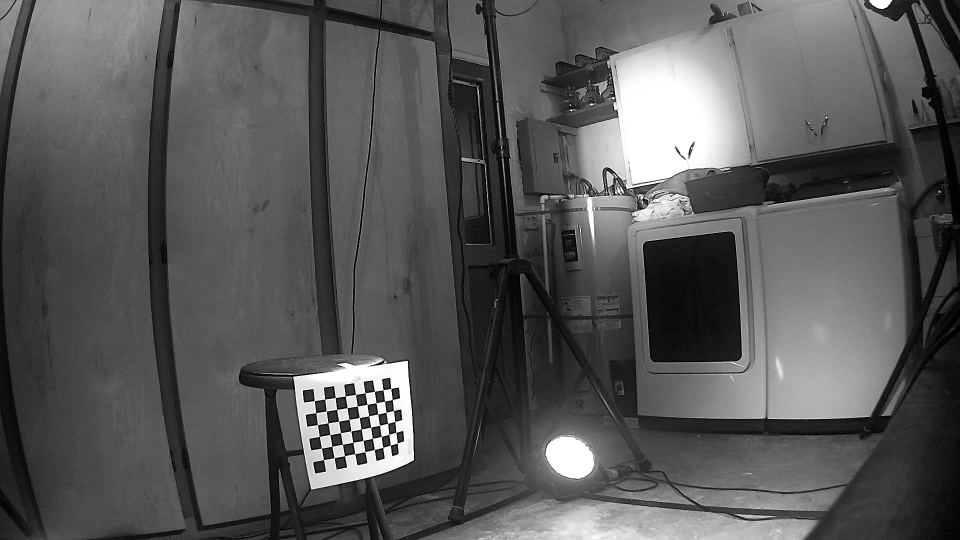
#> input picture data/stereoL/img0.png, 1920 x 1080 px (shown at 1/2 size)
$ python depth3.py
#> lines starting #> are read from the running program, lines starting #| are printed output that depends on the picture
import numpy as np
import cv2 as cv
import matplotlib.pyplot as plt
import pickle

pathL = "data/stereoL/"
pathR = "data/stereoR/"
# Read both images and convert to grayscale
img1 = cv.imread(pathL+"img0.png", cv.IMREAD_GRAYSCALE)
#> img1 is the input picture: shape (1080, 1920); min 0, max 255, mean 87.8
img2 = cv.imread(pathR+"img0.png", cv.IMREAD_GRAYSCALE)
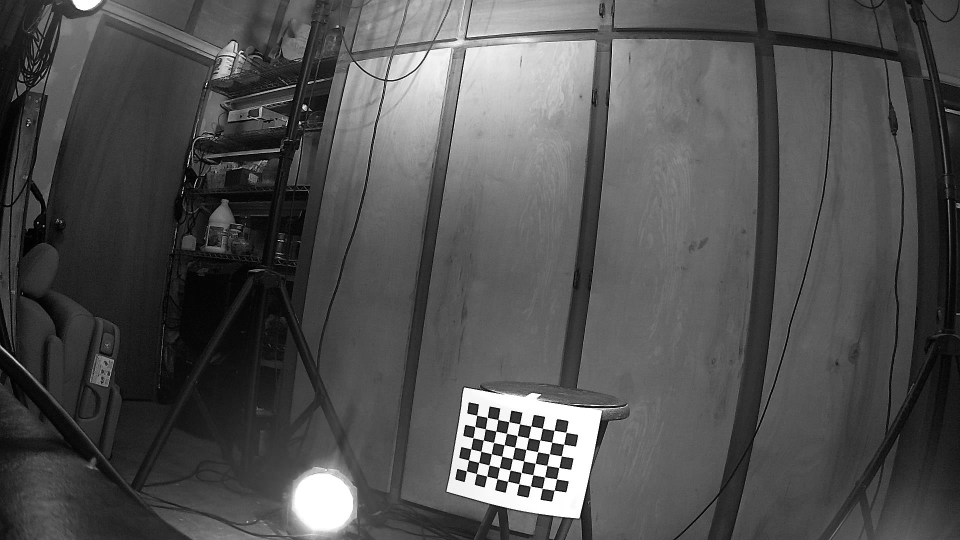
#> input picture data/stereoR/img0.png, 1920 x 1080 px (shown at 1/2 size)
#> img2 is the input picture: shape (1080, 1920); min 0, max 255, mean 80.6

# ------------------------------------------------------------
# PREPROCESSING
img1 = cv.medianBlur(img1,9)
img2 = cv.medianBlur(img2,9)
# Compare unprocessed images
fig, axes = plt.subplots(1, 2, figsize=(15, 10))
axes[0].imshow(img1, cmap="gray")
axes[1].imshow(img2, cmap="gray")
axes[0].axhline(250)
axes[1].axhline(250)
axes[0].axhline(450)
axes[1].axhline(450)
plt.suptitle("Original images")
plt.savefig("original_images.png")
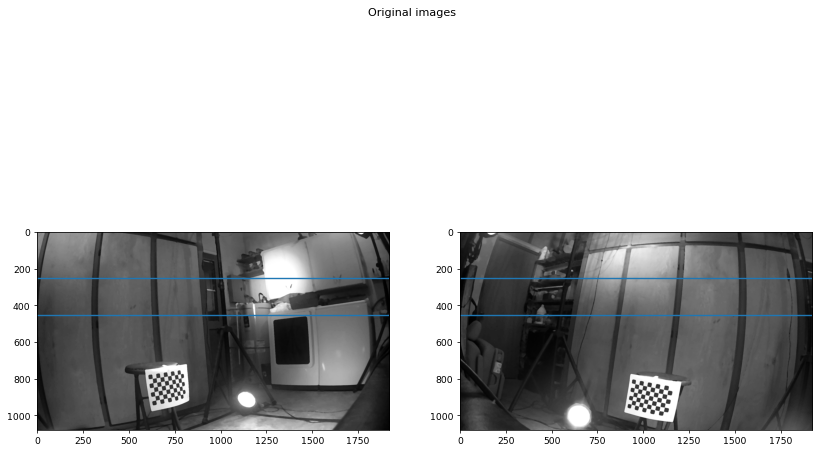
#> figure drawn by matplotlib, 2 panels
plt.show()
# 1. Detect keypoints and their descriptors
# Based on: https://docs.opencv.org/master/dc/dc3/tutorial_py_matcher.html

# Initiate SIFT detector
sift = cv.SIFT_create()
# find the keypoints and descriptors with SIFT
kp1, des1 = sift.detectAndCompute(img1, None)
#> kp1 = 724 keypoints; strongest (x, y, size): (760, 910, 12.4), (792, 787, 11.7), (773, 766, 12.2), (790, 901, 10.8)
kp2, des2 = sift.detectAndCompute(img2, None)
#> kp2 = 704 keypoints; strongest (x, y, size): (1095, 991, 14.9), (1047, 983, 14.9), (1077, 842, 15.2), (1143, 880, 15.5)

# Visualize keypoints
imgSift = cv.drawKeypoints(
    img1, kp1, None, flags=cv.DRAW_MATCHES_FLAGS_DRAW_RICH_KEYPOINTS)
cv.imshow("SIFT Keypoints", imgSift)
cv.imwrite("sift_keypoints.png", imgSift)

# Match keypoints in both images
# Based on: https://docs.opencv.org/master/dc/dc3/tutorial_py_matcher.html
FLANN_INDEX_KDTREE = 1
index_params = dict(algorithm=FLANN_INDEX_KDTREE, trees=5)
search_params = dict(checks=50)   # or pass empty dictionary
flann = cv.FlannBasedMatcher(index_params, search_params)
matches = flann.knnMatch(des1, des2, k=2)
#> matches = 724 matches

# Keep good matches: calculate distinctive image features
# Lowe, D.G. Distinctive Image Features from Scale-Invariant Keypoints. International Journal of Computer Vision 60, 91–110 (2004). https://doi.org/10.1023/B:VISI.0000029664.99615.94
# https://www.cs.ubc.ca/~lowe/papers/ijcv04.pdf
matchesMask = [[0, 0] for i in range(len(matches))]
#> matchesMask = 724 pairs, first value 0 to 0, second value 0 to 0
good = []
pts1 = []
pts2 = []

for i, (m, n) in enumerate(matches):
    if m.distance < 0.8*n.distance:
        # Keep this keypoint pair
        matchesMask[i] = [1, 0]
        good.append(m)
        pts2.append(kp2[m.trainIdx].pt)
        pts1.append(kp1[m.queryIdx].pt)
#> after the loop, good = 97 matches; matchesMask = 724 pairs, first value 0 to 1, second value 0 to 0; pts1 = 97 pairs, first value 328.1 to 1891, second value 20.41 to 1031.3; pts2 = 97 pairs, first value 26.17 to 1901.1, second value 30.25 to 1050.2

# Draw the keypoint matches between both pictures
# Still based on: https://docs.opencv.org/master/dc/dc3/tutorial_py_matcher.html
draw_params = dict(matchColor=(0, 255, 0),
                   singlePointColor=(255, 0, 0),
                   matchesMask=matchesMask[300:500],
                   flags=cv.DrawMatchesFlags_DEFAULT)
#> draw_params = 4 items

keypoint_matches = cv.drawMatchesKnn(
    img1, kp1, img2, kp2, matches[300:500], None, **draw_params)
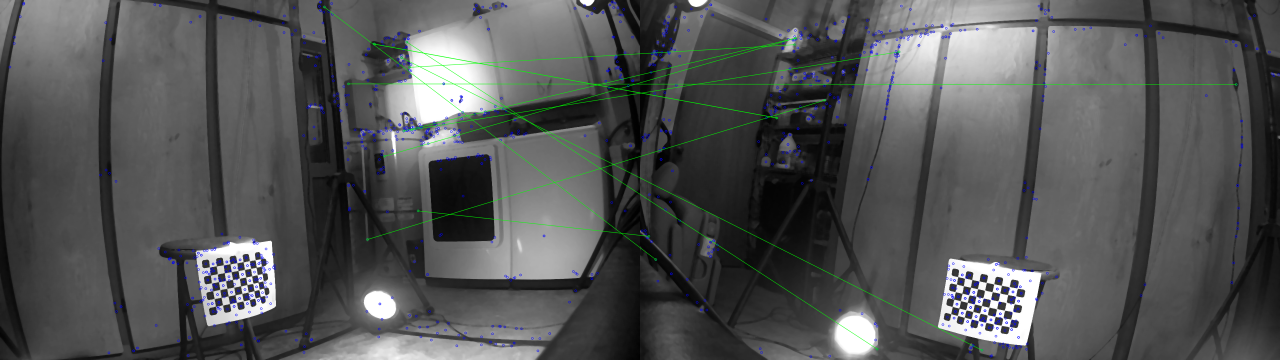
#> keypoint_matches: shape (1080, 3840, 3) (shown at 1/3 size); mean of channels 0, 1, 2 85, 84.8, 83.4; drawn as B, G, R
cv.imshow("Keypoint matches", keypoint_matches)
cv.imwrite("keypoint_matches.png", keypoint_matches)


# ------------------------------------------------------------
# STEREO RECTIFICATION

# Calculate the fundamental matrix for the cameras
# https://docs.opencv.org/master/da/de9/tutorial_py_epipolar_geometry.html
pts1 = np.int32(pts1)
#> pts1 = 97 pairs, first value 328 to 1891, second value 20 to 1031
pts2 = np.int32(pts2)
#> pts2 = 97 pairs, first value 26 to 1901, second value 30 to 1050
fundamental_matrix, inliers = cv.findFundamentalMat(pts1, pts2, cv.FM_RANSAC)
#> fundamental_matrix = [[1.17e-06, -3.87e-06, -0.000349], [4.83e-06, -1.62e-06, -0.00239], [-0.00253, 0.00465, 1]]; inliers = 97 values, max 1 at index 6, min 0 at index 0, mean 0.351

# We select only inlier points
pts1 = pts1[inliers.ravel() == 1]
#> pts1 = 34 pairs, first value 599 to 1493, second value 48 to 927
pts2 = pts2[inliers.ravel() == 1]
#> pts2 = 34 pairs, first value 902 to 1568, second value 105 to 971

# Visualize epilines
# Adapted from: https://docs.opencv.org/master/da/de9/tutorial_py_epipolar_geometry.html


def drawlines(img1src, img2src, lines, pts1src, pts2src):
    ''' img1 - image on which we draw the epilines for the points in img2
        lines - corresponding epilines '''
    r, c = img1src.shape
    img1color = cv.cvtColor(img1src, cv.COLOR_GRAY2BGR)
    img2color = cv.cvtColor(img2src, cv.COLOR_GRAY2BGR)
    # Edit: use the same random seed so that two images are comparable!
    np.random.seed(0)
    for r, pt1, pt2 in zip(lines, pts1src, pts2src):
        color = tuple(np.random.randint(0, 255, 3).tolist())
        x0, y0 = map(int, [0, -r[2]/r[1]])
        x1, y1 = map(int, [c, -(r[2]+r[0]*c)/r[1]])
        img1color = cv.line(img1color, (x0, y0), (x1, y1), color, 1)
        img1color = cv.circle(img1color, tuple(pt1), 5, color, -1)
        img2color = cv.circle(img2color, tuple(pt2), 5, color, -1)
    return img1color, img2color


# Find epilines corresponding to points in right image (second image) and
# drawing its lines on left image
lines1 = cv.computeCorrespondEpilines(
    pts2.reshape(-1, 1, 2), 2, fundamental_matrix)
#> lines1 = 34 rows, first 8: [-0.214, -0.977, 175.1], [-0.214, -0.977, 175.1], [0.993, -0.119, -505.7], [0.992, -0.124, -505], [0.991, -0.133, -503.8], [0.991, -0.133, -503.8], [0.991, -0.133, -503.8], [0.991, -0.134, -503.6]
lines1 = lines1.reshape(-1, 3)
img5, img6 = drawlines(img1, img2, lines1, pts1, pts2)
#> the loop in drawlines, `for r, pt1, pt2 in zip(lines, pts1src, pts2src):` made 34 passes
#> (r, pt1, pt2, color, y0, y1) on passes 1 to 8: ([-0.214, -0.977, 175.1], [599, 48], [1489, 105], (172, 47, 117), 179, -241), ([-0.214, -0.977, 175.1], [599, 48], [1489, 105], (192, 67, 251), 179, -241), ([0.993, -0.119, -505.7], [609, 817], [932, 838], (195, 103, 9), -4257, 11793), ([0.992, -0.124, -505], [616, 865], [924, 882], (211, 21, 242), -4062, 11264), ([0.991, -0.133, -503.8], [618, 815], [942, 840], (36, 87, 70), -3776, 10489), ([0.991, -0.133, -503.8], [618, 815], [942, 840], (216, 88, 140), -3776, 10489), ([0.991, -0.133, -503.8], [618, 815], [942, 840], (58, 193, 230), -3776, 10489), ([0.991, -0.134, -503.6], [622, 839], [937, 862], (39, 87, 174), -3748, 10412)
#> after the loop in drawlines, `for r, pt1, pt2 in zip(lines, pts1src, pts2src):`: img1color: shape (1080, 1920, 3); mean B, G, R 88.1, 88.3, 88.4
#> after the loop in drawlines, `for r, pt1, pt2 in zip(lines, pts1src, pts2src):`:
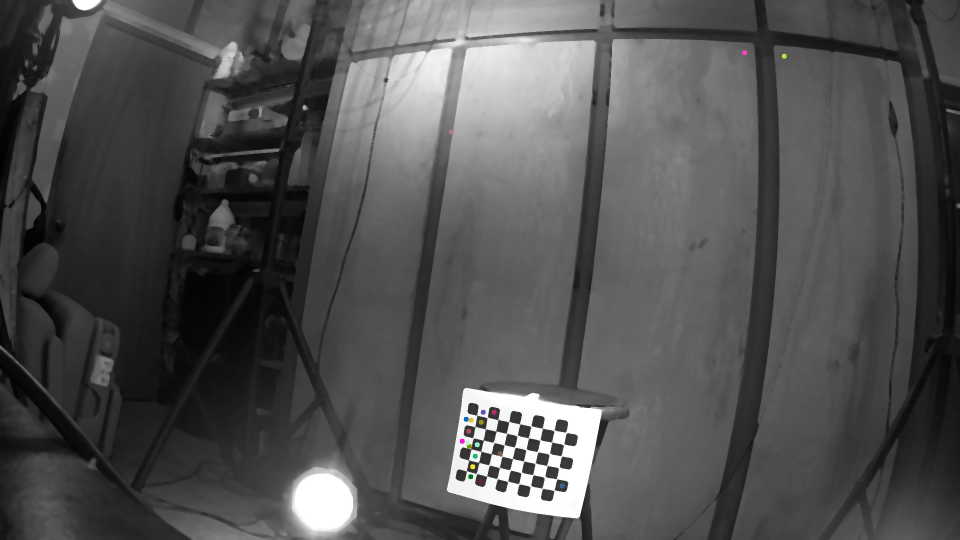
#> img2color: shape (1080, 1920, 3) (shown at 1/2 size); mean B, G, R 81, 81, 81

# Find epilines corresponding to points in left image (first image) and
# drawing its lines on right image
lines2 = cv.computeCorrespondEpilines(
    pts1.reshape(-1, 1, 2), 1, fundamental_matrix)
#> lines2 = 34 rows, first 8: [0.362, 0.932, -637.4], [0.362, 0.932, -637.4], [-0.964, -0.266, 1122.9], [-0.964, -0.264, 1123], [-0.968, -0.252, 1123.4], [-0.968, -0.252, 1123.4], [-0.968, -0.252, 1123.4], [-0.968, -0.251, 1123.4]
lines2 = lines2.reshape(-1, 3)
img3, img4 = drawlines(img2, img1, lines2, pts2, pts1)
#> the loop in drawlines (call 2), `for r, pt1, pt2 in zip(lines, pts1src, pts2src):` made 34 passes
#> (r, pt1, pt2, color, y0, y1) on passes 1 to 8: ([0.362, 0.932, -637.4], [1489, 105], [599, 48], (172, 47, 117), 683, -62), ([0.362, 0.932, -637.4], [1489, 105], [599, 48], (192, 67, 251), 683, -62), ([-0.964, -0.266, 1122.9], [932, 838], [609, 817], (195, 103, 9), 4226, -2740), ([-0.964, -0.264, 1123], [924, 882], [616, 865], (211, 21, 242), 4251, -2759), ([-0.968, -0.252, 1123.4], [942, 840], [618, 815], (36, 87, 70), 4454, -2913), ([-0.968, -0.252, 1123.4], [942, 840], [618, 815], (216, 88, 140), 4454, -2913), ([-0.968, -0.252, 1123.4], [942, 840], [618, 815], (58, 193, 230), 4454, -2913), ([-0.968, -0.251, 1123.4], [937, 862], [622, 839], (39, 87, 174), 4474, -2927)
#> after the loop in drawlines (call 2), `for r, pt1, pt2 in zip(lines, pts1src, pts2src):`:
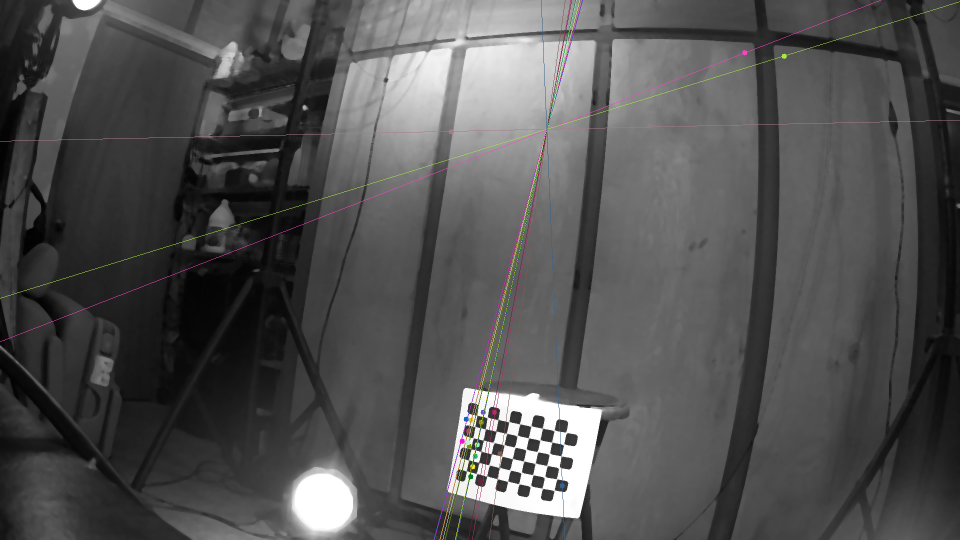
#> img1color: shape (1080, 1920, 3) (shown at 1/2 size); mean B, G, R 80.9, 81, 81.3
#> after the loop in drawlines (call 2), `for r, pt1, pt2 in zip(lines, pts1src, pts2src):`:
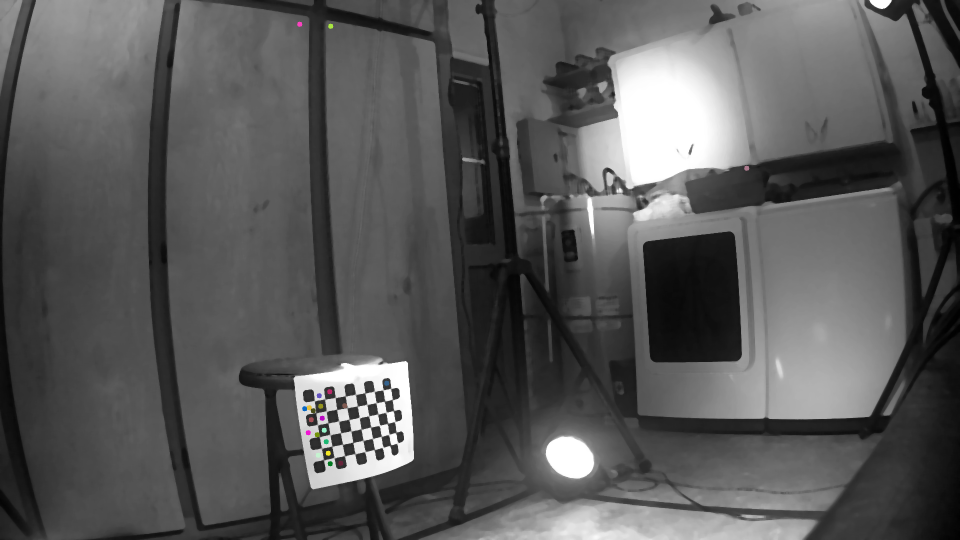
#> img2color: shape (1080, 1920, 3) (shown at 1/2 size); mean B, G, R 88.1, 88.1, 88.1

plt.subplot(121), plt.imshow(img5)
plt.subplot(122), plt.imshow(img3)
plt.suptitle("Epilines in both images")
plt.savefig("epilines.png")
#> figure, not shown here; B, G, R data is drawn as R, G, B
plt.show()


# Stereo rectification (uncalibrated variant)
# Adapted from: https://stackoverflow.com/a/62607343
h1, w1 = img1.shape
#> h1 = 1080; w1 = 1920
h2, w2 = img2.shape
#> h2 = 1080; w2 = 1920
_, H1, H2 = cv.stereoRectifyUncalibrated(
    np.float32(pts1), np.float32(pts2), fundamental_matrix, imgSize=(w1, h1)
)
#> H1 = [[0.0164, -0.0118, -8.99], [0.00175, -0.00839, -0.353], [1.13e-05, -1.51e-05, -0.00484]]; H2 = [[-0.893, 1.88, 801], [0.16, 2, -691.1], [-0.00138, 0.0029, 0.755]]

# Rectify (undistort) the images and save them
# Adapted from: https://stackoverflow.com/a/62607343
img1_rectified = cv.warpPerspective(img1, H1, (w1, h1))
img2_rectified = cv.warpPerspective(img2, H2, (w2, h2))
cv.imwrite("rectified_1.png", img1_rectified)
cv.imwrite("rectified_2.png", img2_rectified)

# Draw the rectified images
fig, axes = plt.subplots(1, 2, figsize=(15, 10))
axes[0].imshow(img1_rectified, cmap="gray")
axes[1].imshow(img2_rectified, cmap="gray")
axes[0].axhline(250)
axes[1].axhline(250)
axes[0].axhline(450)
axes[1].axhline(450)
plt.suptitle("Rectified images")
plt.savefig("rectified_images.png")
plt.show()

# ------------------------------------------------------------
# CALCULATE DISPARITY (DEPTH MAP)
# Adapted from: https://github.com/opencv/opencv/blob/master/samples/python/stereo_match.py
# and: https://docs.opencv.org/master/dd/d53/tutorial_py_depthmap.html

# StereoSGBM Parameter explanations:
# https://docs.opencv.org/4.5.0/d2/d85/classcv_1_1StereoSGBM.html

# Matched block size. It must be an odd number >=1 . Normally, it should be somewhere in the 3..11 range.
block_size = 11
min_disp = -128
max_disp = 128
# Maximum disparity minus minimum disparity. The value is always greater than zero.
# In the current implementation, this parameter must be divisible by 16.
num_disp = max_disp - min_disp
# Margin in percentage by which the best (minimum) computed cost function value should "win" the second best value to consider the found match correct.
# Normally, a value within the 5-15 range is good enough
uniquenessRatio = 5
# Maximum size of smooth disparity regions to consider their noise speckles and invalidate.
# Set it to 0 to disable speckle filtering. Otherwise, set it somewhere in the 50-200 range.
speckleWindowSize = 200
# Maximum disparity variation within each connected component.
# If you do speckle filtering, set the parameter to a positive value, it will be implicitly multiplied by 16.
# Normally, 1 or 2 is good enough.
speckleRange = 2
disp12MaxDiff = 0

stereo = cv.StereoSGBM_create(
    minDisparity=min_disp,
    numDisparities=num_disp,
    blockSize=block_size,
    uniquenessRatio=uniquenessRatio,
    speckleWindowSize=speckleWindowSize,
    speckleRange=speckleRange,
    disp12MaxDiff=disp12MaxDiff,
    P1=8 * 1 * block_size * block_size,
    P2=32 * 1 * block_size * block_size,
)
disparity_SGBM = stereo.compute(img1_rectified, img2_rectified)

plt.imshow(disparity_SGBM, cmap='plasma')
plt.colorbar()
plt.show()
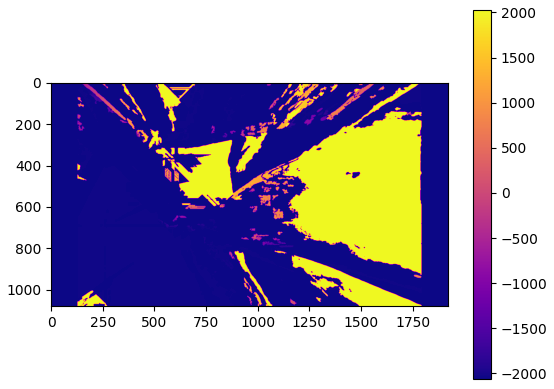
#> figure drawn by matplotlib, 2 panels

# Normalize the values to a range from 0..255 for a grayscale image
disparity_SGBM = cv.normalize(disparity_SGBM, disparity_SGBM, alpha=255,
                              beta=0, norm_type=cv.NORM_MINMAX)
disparity_SGBM = np.uint8(disparity_SGBM)
cv.imshow("Disparity", disparity_SGBM)
cv.imwrite("disparity_SGBM_norm.png", disparity_SGBM)


cv.waitKey()
cv.destroyAllWindows()


with open('fundamental_matrix.pickle', 'wb') as f:

    pickle.dump({'F': fundamental_matrix, 'pts1': pts1, 'pts2': pts2}, f)
# ---------------------------------------------------------------
